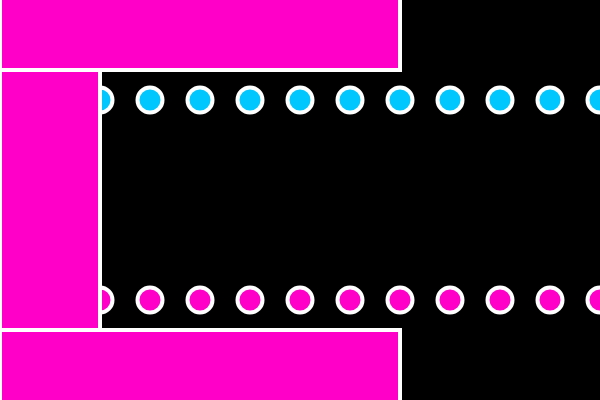
Frame 1 (no input)
Frame 60 (no input): identical to frame 1, image omitted
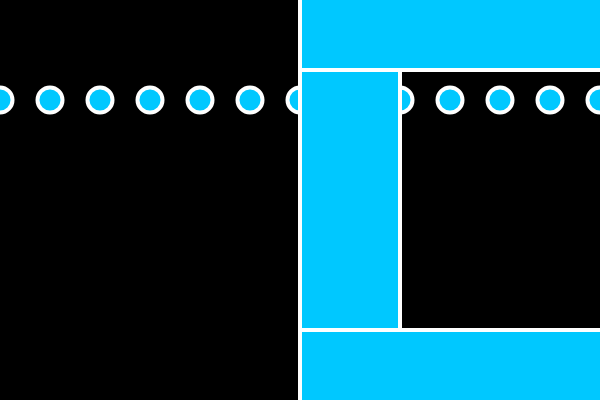
Frame 120 (the mouse pressed at the canvas centre since frame 60)

The p5.js sketch that drew these frames (run headless with seeded random() and noise() and a simulated clock; from frame 60 on, the mouse is pressed at the canvas centre):

// p5.js sketch
// ── sketch.js
// while and for Loops
// Code! Programming with p5.js
// The Coding Train / Daniel Shiffman
// https://thecodingtrain.com/beginners/p5js/4.1-while-for.html
// https://youtu.be/cnRD9o6odjk
// https://editor.p5js.org/codingtrain/sketches/1B6jhzI6

function setup() {
  createCanvas(600, 400);
}

function draw() {
  background(0);
  strokeWeight(4);
  stroke(255);

  var x = 0;
  while (x <= width) {
    fill(0, 200, 255);
    ellipse(x, 100, 25, 25);
    x = x + 50;
  }

  for (var x = 0; x <= width; x += 50) {
    if (mouseX < width / 2) {
      fill(255, 0, 200);
      ellipse(x, 300, 25, 25);
    }
    rect(mouseX, 0, 100, 400);
    rect(mouseX, -30, 400, 100);
    rect(mouseX, 330, 400, 100);
  }
}
